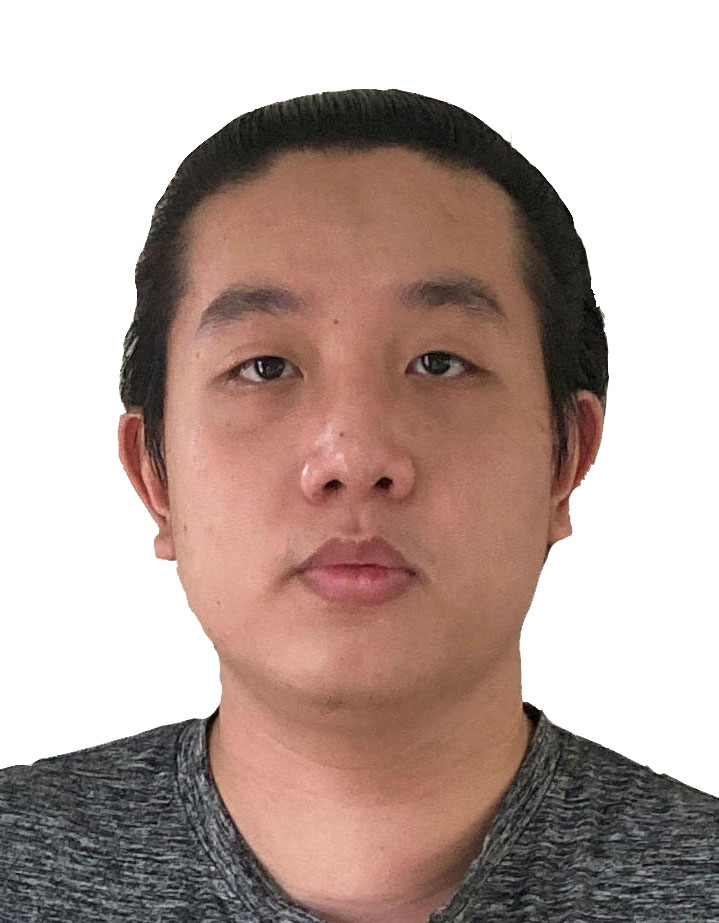
#> input picture lab4/MyFacePic1.jpg, 719 x 923 px, found by its file name
$ python lab4plotly.py
#> lines starting #> are read from the running program, lines starting #| are printed output that depends on the picture; after the words box and inside, x2 and y2 are one past the last pixel; in counts of white or black regions, pixels touching at a corner belong together
import cv2 as cv
import numpy as np
import plotly.graph_objects as go
from plotly.subplots import make_subplots
img = cv.imread(r'D:\Lab\Telecommunication Lab\lab4\MyFacePic1.jpg',0)
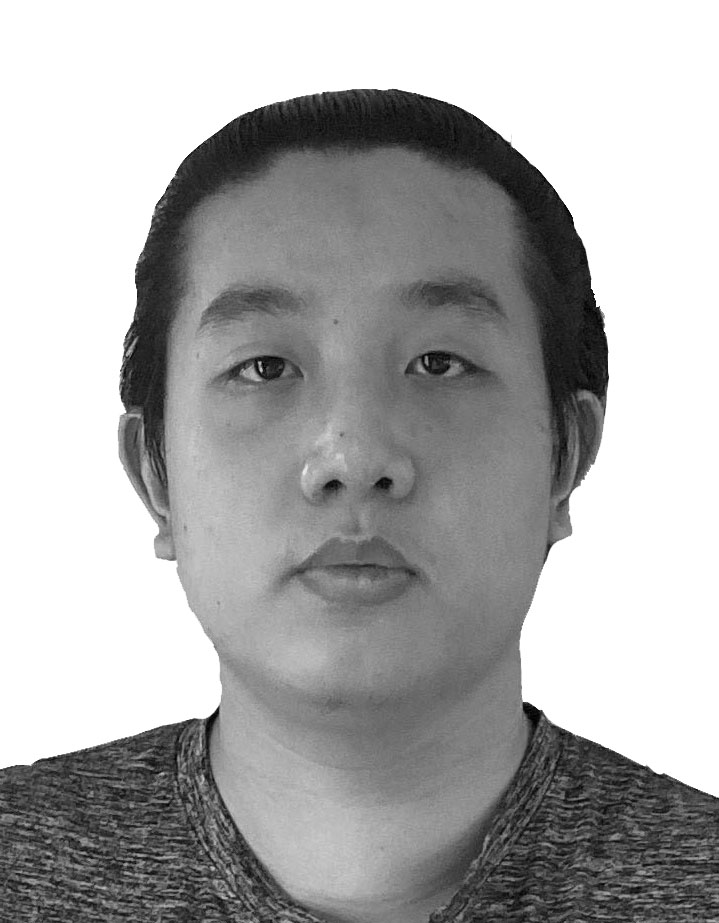
#> img: shape (923, 719); min 0, max 255, mean 171.5
ret1,th1 = cv.threshold(img,216,255,cv.THRESH_BINARY)
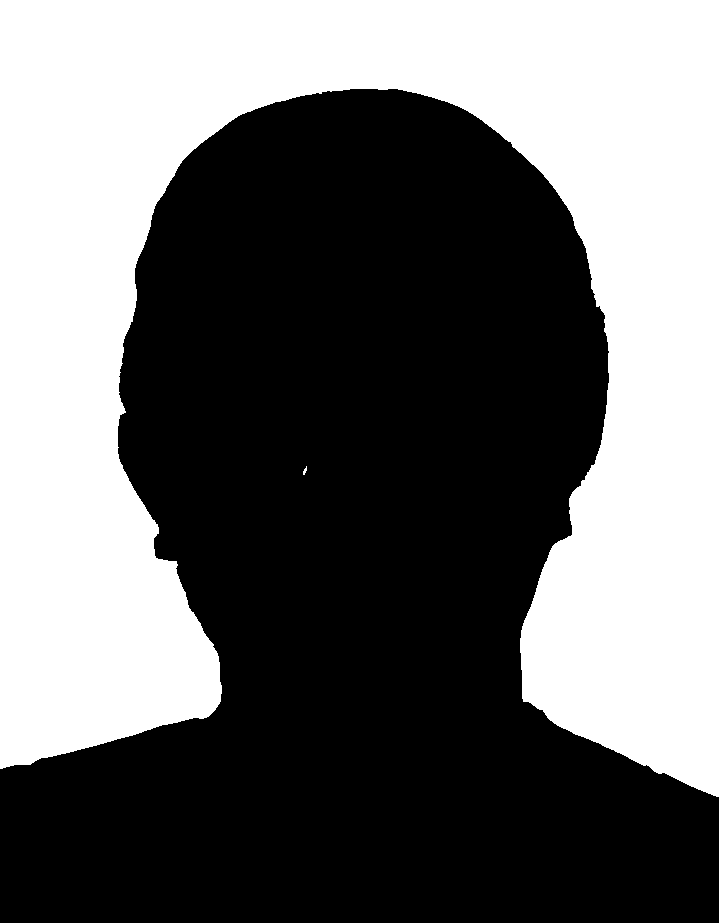
#> th1: shape (923, 719); 42.4% white; 2 white regions, box (x1, y1, x2, y2) and area: (0, 0, 719, 797) 281275, (303, 466, 307, 475) 20
ret2,th2 = cv.threshold(img,0,255,cv.THRESH_BINARY+cv.THRESH_OTSU)
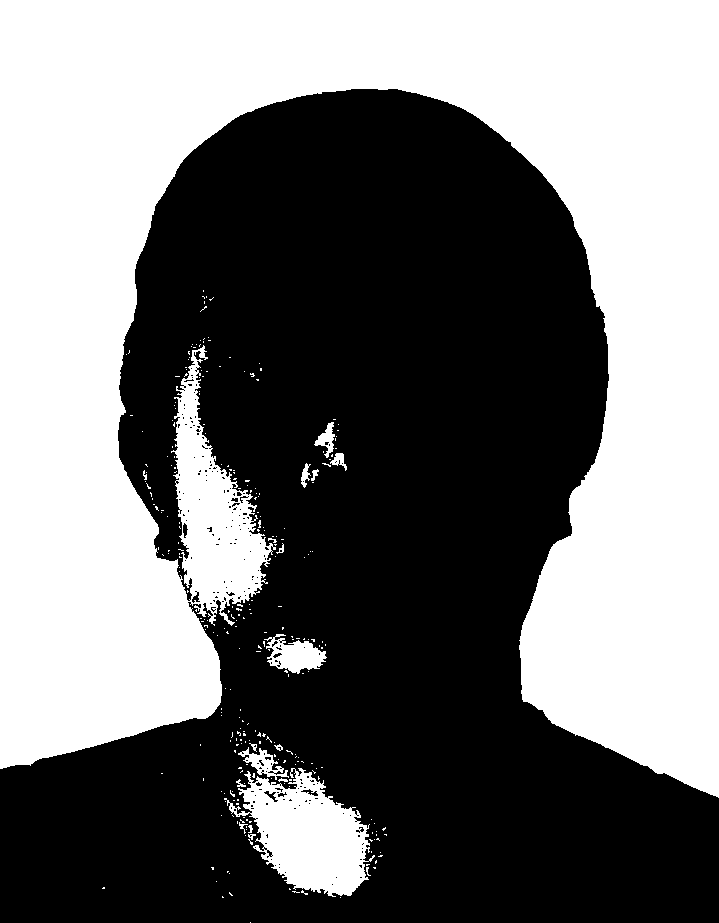
#> th2: shape (923, 719); 46.4% white; 286 white regions (268 under 20 px), largest, box (x1, y1, x2, y2) and area: (0, 0, 719, 798) 293898, (224, 768, 375, 897) 10337, (264, 634, 327, 674) 1372
#> ret2 = 176
blur = cv.GaussianBlur(img,(5,5),0)
ret3,th3 = cv.threshold(blur,0,255,cv.THRESH_BINARY+cv.THRESH_OTSU)
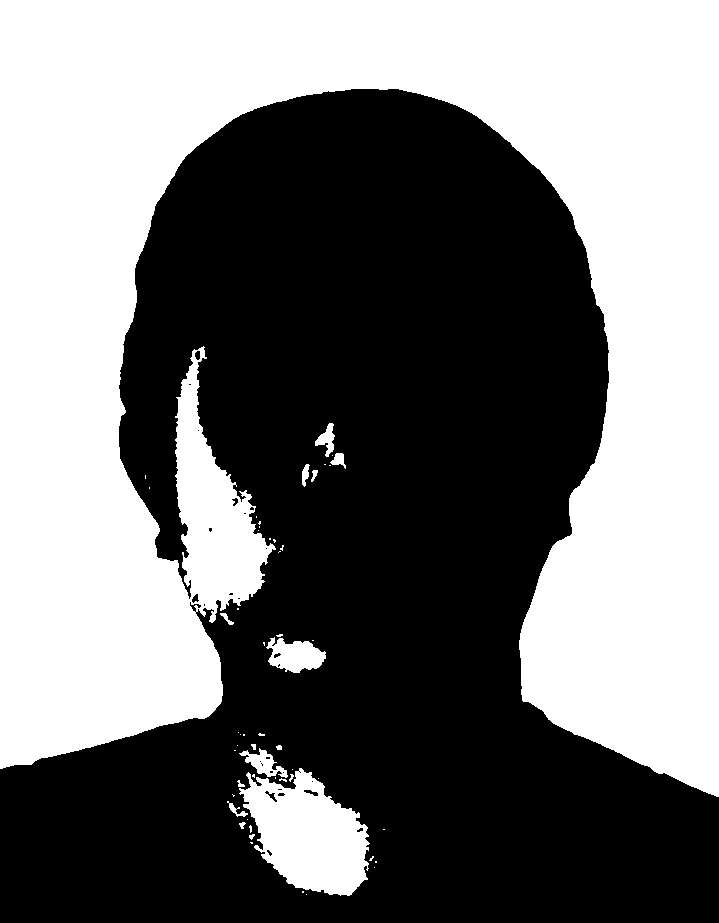
#> th3: shape (923, 719); 46.3% white; 54 white regions (38 under 20 px), largest, box (x1, y1, x2, y2) and area: (0, 0, 719, 797) 294124, (239, 768, 370, 896) 10362, (266, 637, 326, 673) 1390
#> ret3 = 176
images = [img,0,th1,
          img,0,th2,
          blur,0,th3]
fig = make_subplots(rows=3,cols=4,
                    subplot_titles=[
                    'Original Noisy Image','Histogram','Global Thresholding (v=127)','BW Histogram',
                    'Original Noisy Image','Histogram',"Otsu's Thresholding",'BW Histogram',
                    'Gaussian filtered Image','Histogram',"Otsu's Thresholding",'BW Histogram'])
fig.add_trace(go.Heatmap(z=img,colorscale='gray',showscale=False),row=1,col=1)
fig.add_trace(go.Histogram(x=img.ravel()),row=1,col=2)
fig.add_trace(go.Heatmap(z=th1,colorscale='gray',showscale=False),row=1,col=3)
fig.add_trace(go.Histogram(x=th1.ravel()),row=1,col=4)
fig.show()

$ run again, with lab4/MyFacePic2.jpg copied over lab4/MyFacePic1.jpg
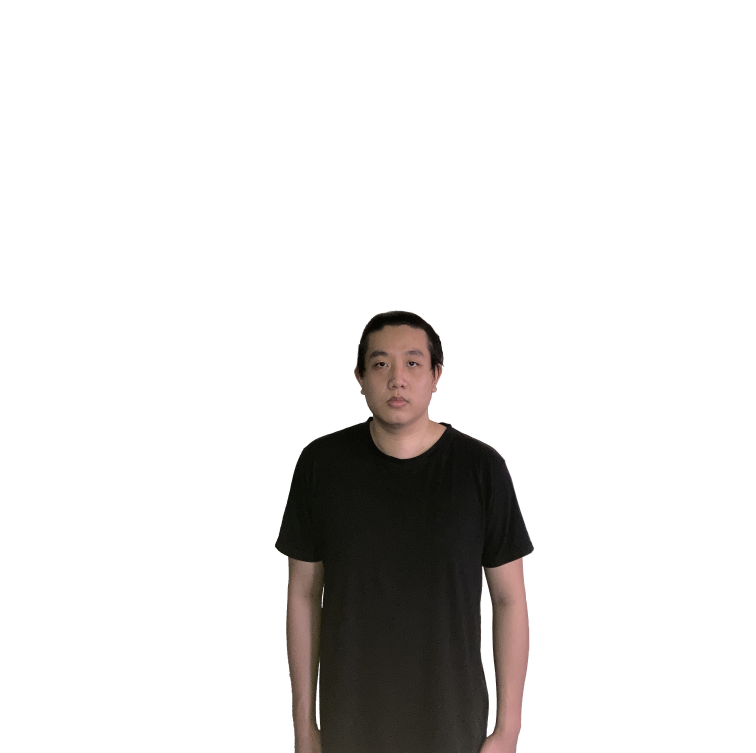
#> input picture lab4/MyFacePic2.jpg, 3024 x 3012 px, found by its file name (shown at 1/4 size)
#> `ret1,th1 = cv.threshold(img,216,255,cv.THRESH_BINARY)`:
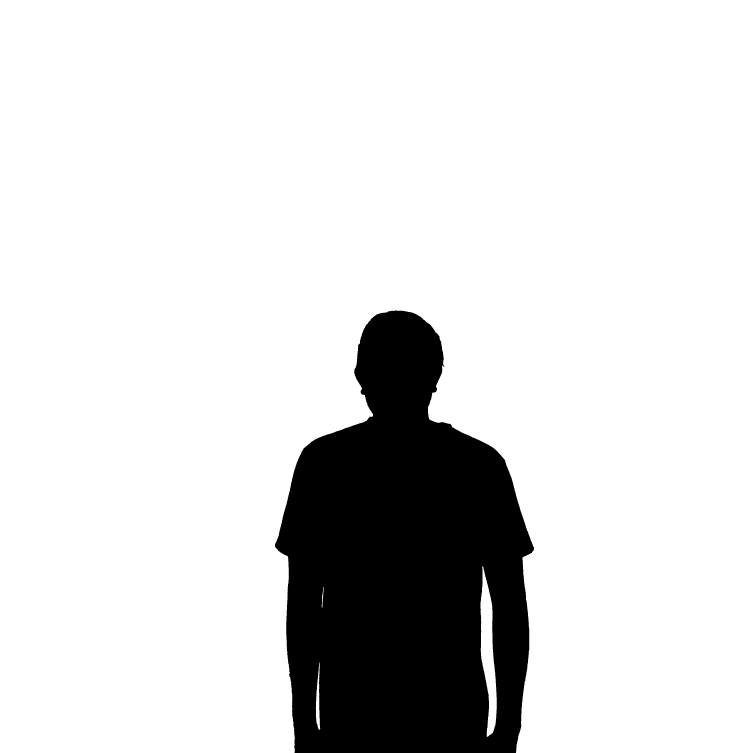
#> th1: shape (3012, 3024) (shown at 1/4 size); 85.8% white; 3 black regions (2 under 20 px), largest, box (x1, y1, x2, y2) and area: (1100, 1242, 2137, 3012) 1296202
#> `ret2,th2 = cv.threshold(img,0,255,cv.THRESH_BINARY+cv.THRESH_OTSU)`:
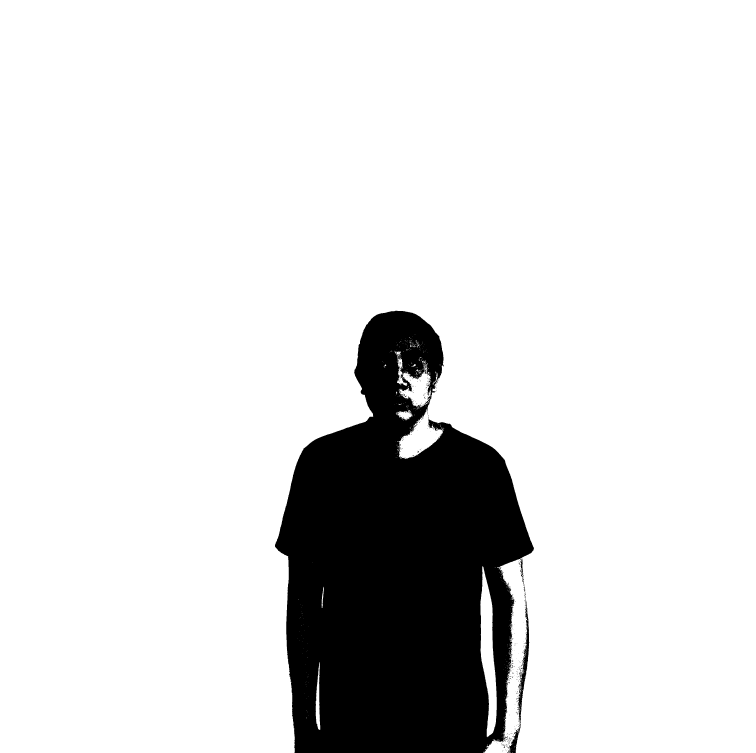
#> th2: shape (3012, 3024) (shown at 1/4 size); 86.6% white; 457 black regions (447 under 20 px), largest, box (x1, y1, x2, y2) and area: (1100, 1243, 2136, 3012) 1207614, (2069, 2405, 2117, 2903) 5487, (2028, 2908, 2081, 3012) 1775
#> ret2 = 149
#> th3: shape (3012, 3024); 86.6% white; 58 black regions (51 under 20 px), largest, box (x1, y1, x2, y2) and area: (1100, 1243, 2135, 3012) 1209002, (2070, 2408, 2116, 2893) 5268, (2029, 2907, 2082, 3012) 1799

$ run again, with lab4/MyFacePic3.jpg copied over lab4/MyFacePic1.jpg
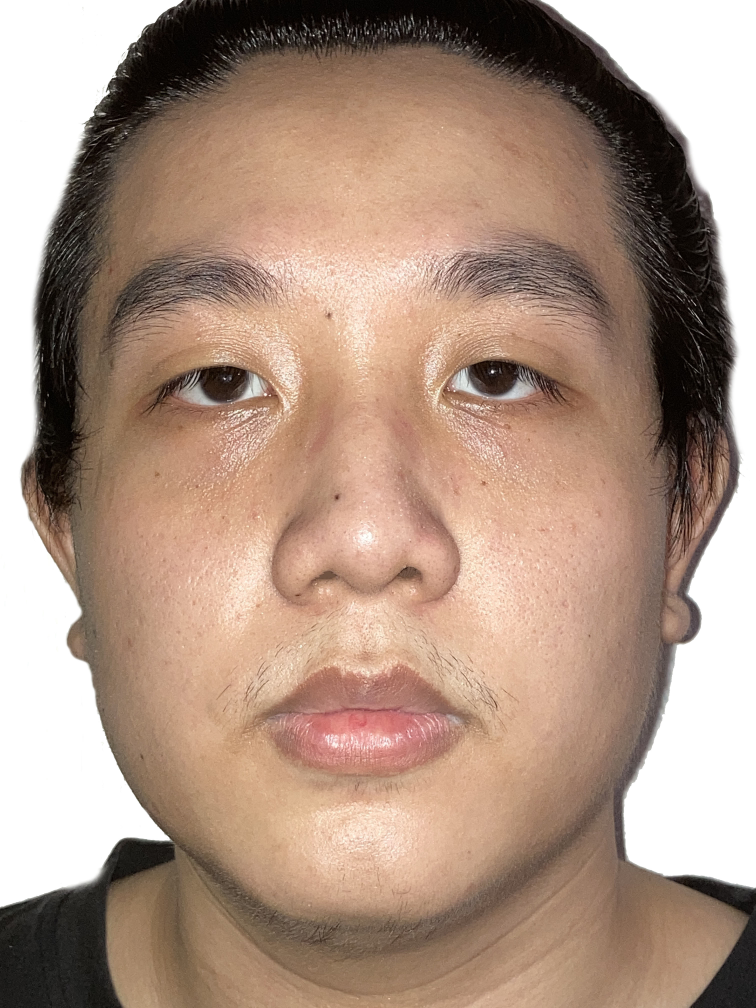
#> input picture lab4/MyFacePic3.jpg, 3024 x 4032 px, found by its file name (shown at 1/4 size)
#> `ret1,th1 = cv.threshold(img,216,255,cv.THRESH_BINARY)`:
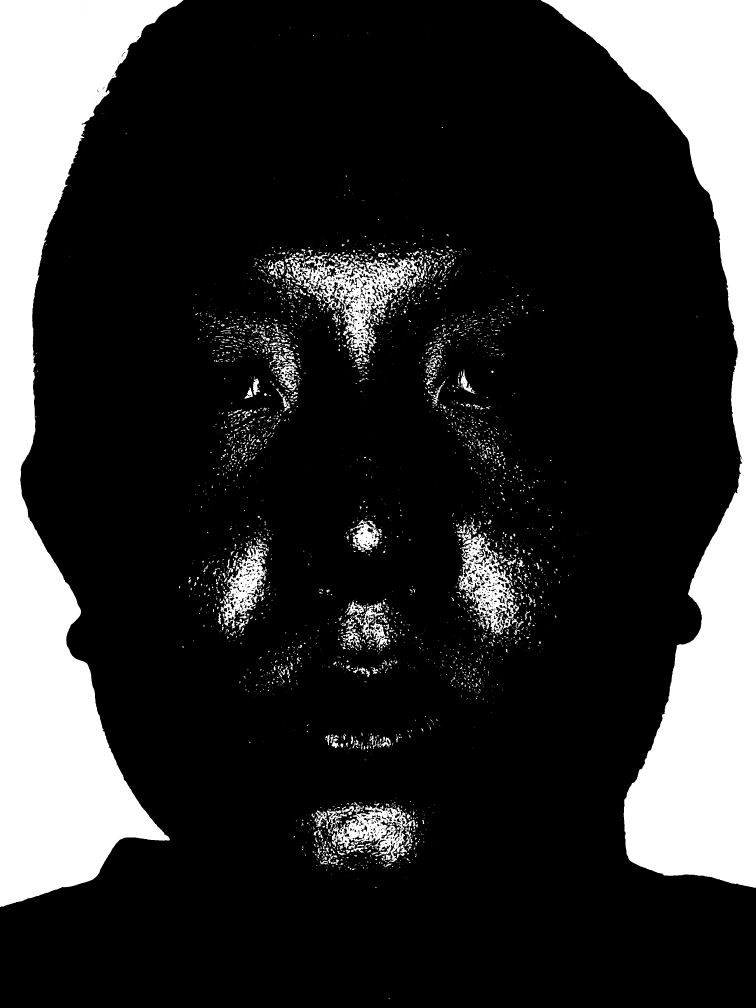
#> th1: shape (4032, 3024) (shown at 1/4 size); 19.5% white; 4062 white regions (2648 under 20 px), largest, box (x1, y1, x2, y2) and area: (0, 0, 734, 3628) 1077784, (2164, 0, 3024, 3551) 1005264, (1140, 1008, 1679, 1405) 60002
#> th2: shape (4032, 3024); 54.9% white; 6329 black regions (5129 under 20 px), largest, box (x1, y1, x2, y2) and area: (0, 0, 3024, 4032) 5102300, (966, 2662, 1942, 3155) 162838, (1083, 1873, 1709, 2426) 55509
#> ret2 = 147
#> `ret3,th3 = cv.threshold(blur,0,255,cv.THRESH_BINARY+cv.THRESH_OTSU)`:
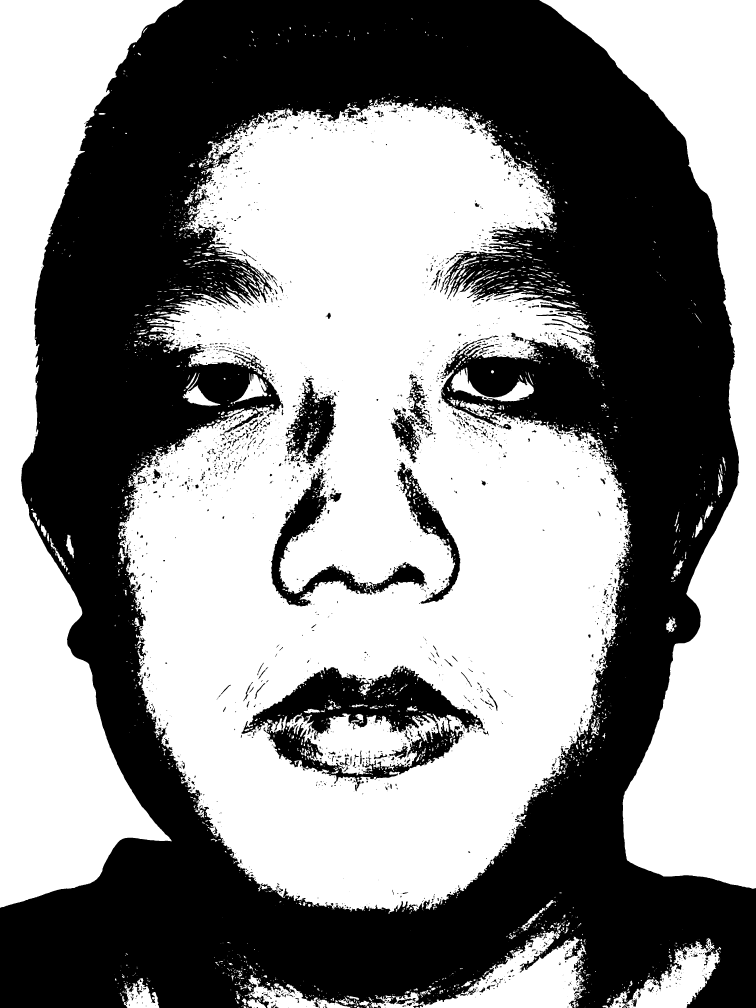
#> th3: shape (4032, 3024) (shown at 1/4 size); 54.3% white; 2795 black regions (1857 under 20 px), largest, box (x1, y1, x2, y2) and area: (0, 0, 3024, 4032) 5186984, (966, 2662, 1940, 3165) 171564, (1084, 1873, 1708, 2426) 59191
#> ret3 = 148

$ run again, with lab4/MyFacePic3_2.jpg copied over lab4/MyFacePic1.jpg
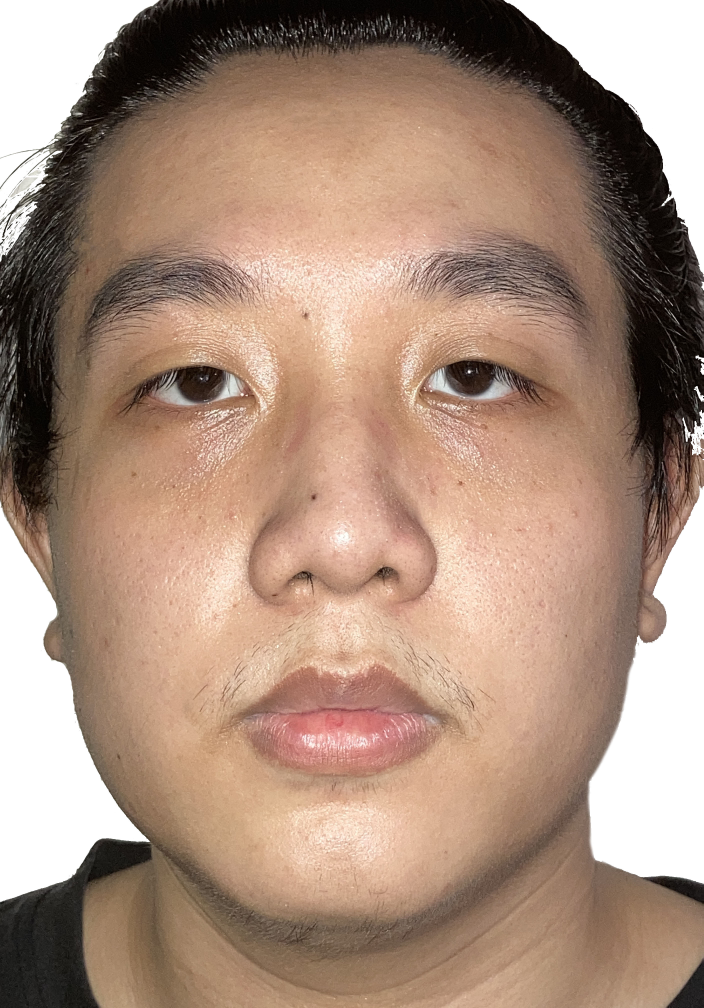
#> input picture lab4/MyFacePic3_2.jpg, 2813 x 4032 px, found by its file name (shown at 1/4 size)
#> `ret1,th1 = cv.threshold(img,216,255,cv.THRESH_BINARY)`:
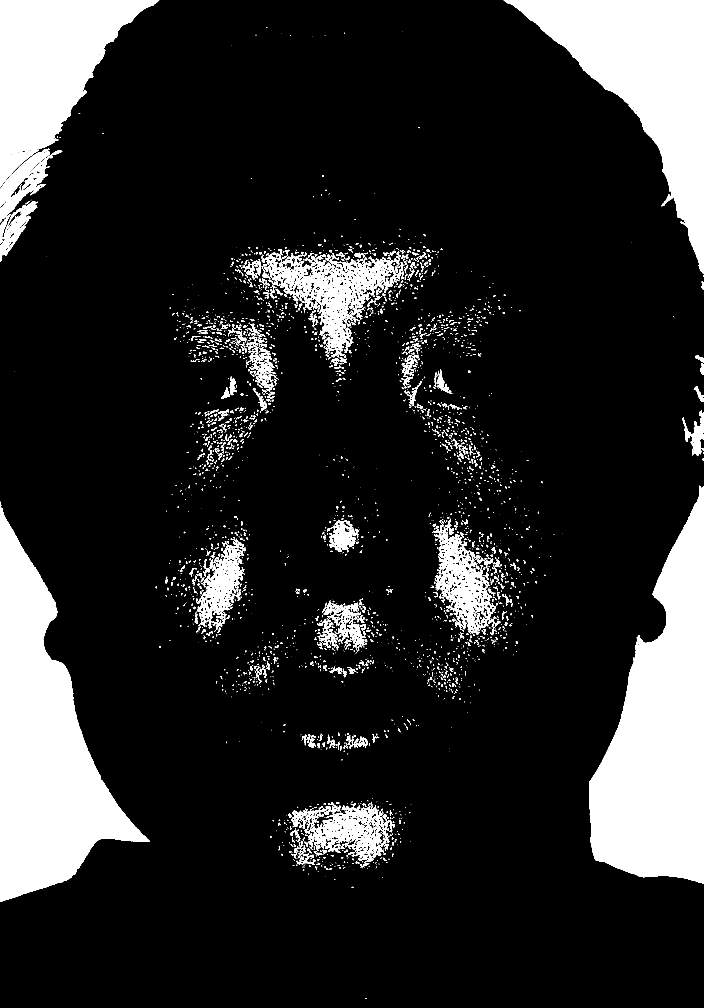
#> th1: shape (4032, 2813) (shown at 1/4 size); 15.3% white; 3974 white regions (2529 under 20 px), largest, box (x1, y1, x2, y2) and area: (2356, 1943, 2813, 3535) 429546, (0, 2006, 599, 3608) 423813, (2014, 0, 2813, 1096) 318390
#> `ret2,th2 = cv.threshold(img,0,255,cv.THRESH_BINARY+cv.THRESH_OTSU)`:
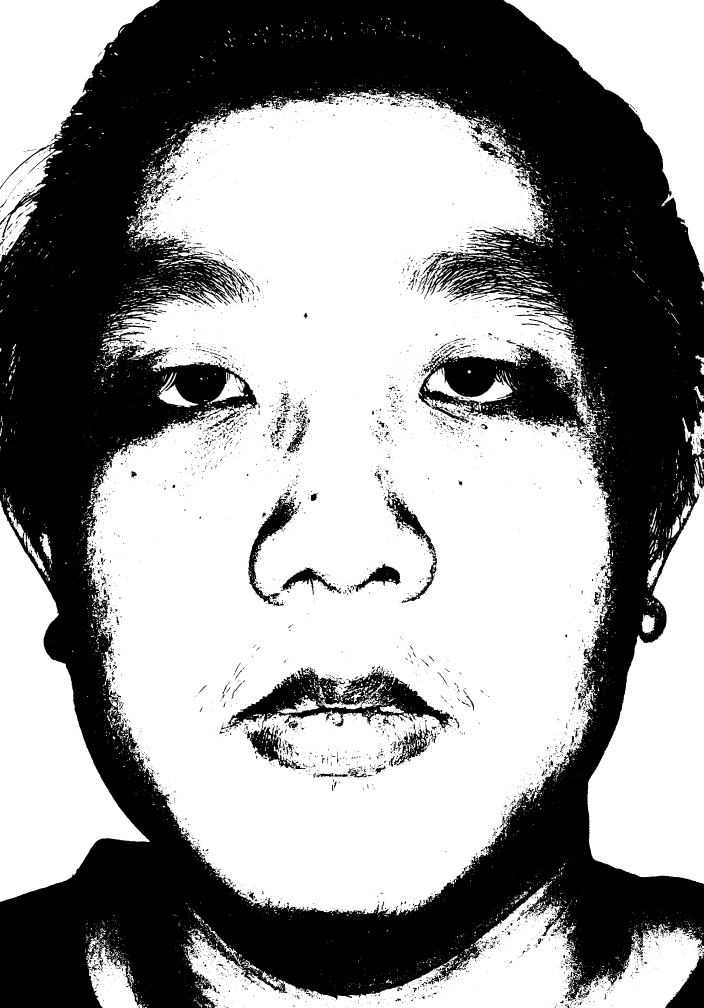
#> th2: shape (4032, 2813) (shown at 1/4 size); 59.4% white; 5886 black regions (4826 under 20 px), largest, box (x1, y1, x2, y2) and area: (0, 0, 2813, 4032) 4339842, (883, 2663, 1813, 3083) 92480, (993, 1982, 1197, 2417) 17956
#> ret2 = 138
#> th3: shape (4032, 2813); 59.4% white; 2581 black regions (1719 under 20 px), largest, box (x1, y1, x2, y2) and area: (0, 0, 2813, 4032) 4362330, (884, 2664, 1813, 2918) 81645, (993, 1982, 1187, 2424) 18602
